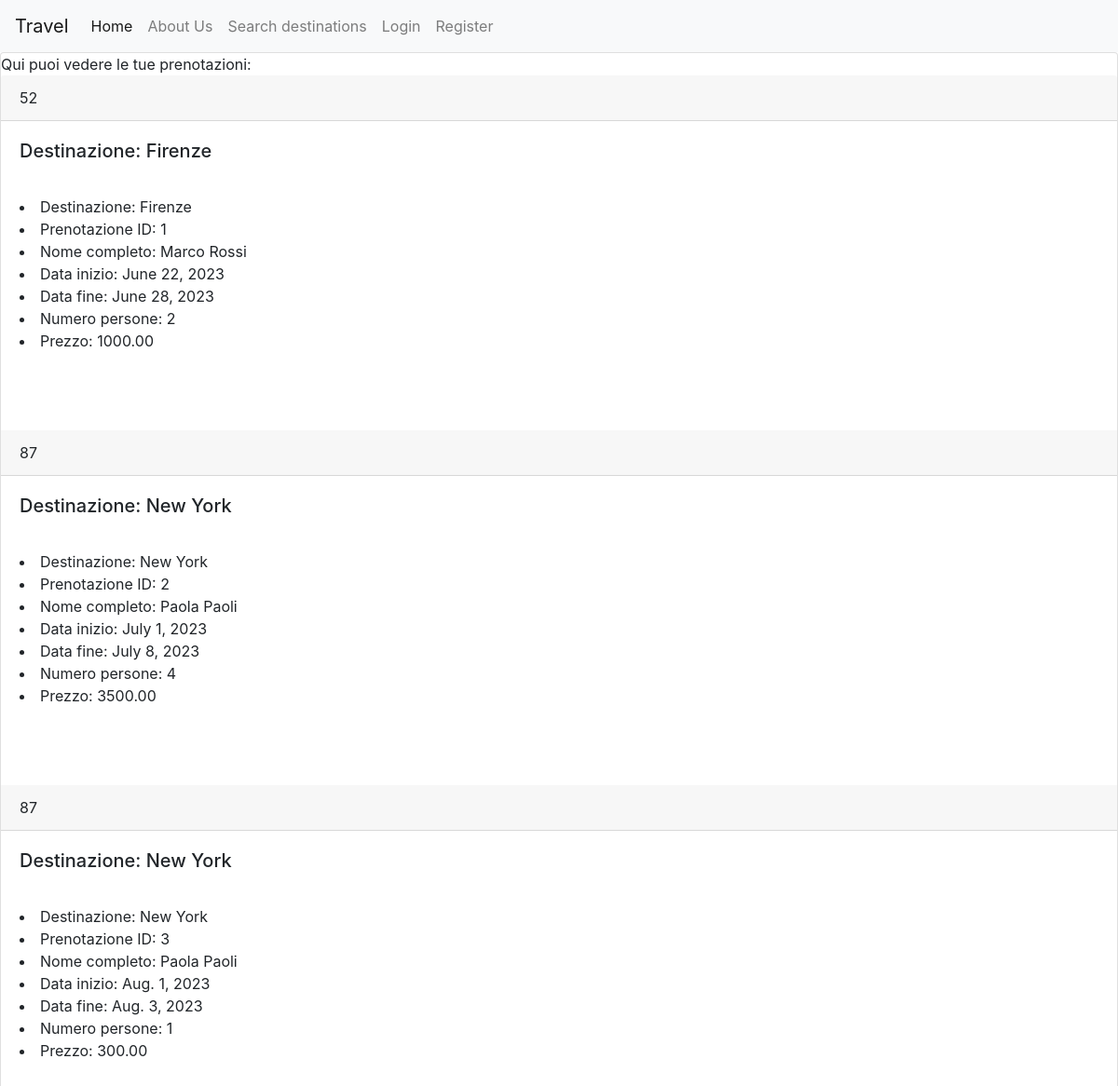
The app's page /prenotazioni with its own data.
### travel/models.py (models this page shows, shortened)
class Prenotazione(models.Model):
    nome_completo = models.CharField(max_length=100, null=True)
    prenotazione_id = models.PositiveIntegerField(primary_key=True)
    destinazione = models.ForeignKey(Destinazione, on_delete=models.CASCADE)
    data_inizio = models.DateField()
    data_fine = models.DateField()
    numero_persone = models.PositiveIntegerField()
    prezzo = models.DecimalField(max_digits=6, decimal_places=2, null=True)

class Destinazione(models.Model):
    destinazione_id = models.PositiveIntegerField(primary_key=True)
    nome = models.CharField(max_length=100)
    descrizione = models.TextField()
    paese = models.CharField(max_length=100)

### travel/views.py (the view)
# urls.py: path('prenotazioni', views.visualizza_prenotazioni, name='prenotazioni'),
def visualizza_prenotazioni(request):
    prenotazioni = Prenotazione.objects.all()
    return render(request, "travel/prenotazioni.html", {"prenotazioni": prenotazioni})

### template/travel/prenotazioni.html (shortened to what this page needs)
{% extends 'travel/base.html' %}
{% block content %}
<div class="card">
    Qui puoi vedere le tue prenotazioni:
    {% for prenotazione in prenotazioni %}
    <div class="card-header">{{ prenotazione.destinazione_id }}</div>
    <div class="card-body">
        <h5 class="card-title">Destinazione: {{ prenotazione.destinazione.nome }}</h5>
        <br class="card-text">
            <li>Destinazione: {{ prenotazione.destinazione.nome}}</li>
            <li>Prenotazione ID: {{ prenotazione.prenotazione_id}}</li>
            <li>Nome completo: {{ prenotazione.nome_completo }}</li>
            <li>Data inizio: {{ prenotazione.data_inizio}}</li>
            <li>Data fine: {{ prenotazione.data_fine}}</li>
            <li>Numero persone: {{ prenotazione.numero_persone}}</li>
            <li>Prezzo: {{ prenotazione.prezzo}}</li>
            <br><br>
    </div>
    {% endfor %}
</div>
{% endblock %}

### template/travel/base.html (shortened to what this page needs)
<!doctype html>
<html lang="en">
  <head>
    <link rel="stylesheet" href="https://cdn.jsdelivr.net/npm/bootstrap@4.4.1/dist/css/bootstrap.min.css">
  </head>
  <body>
    {% include 'travel/navbar.html' %}
    {% block content %}
    {% endblock %}
  </body>
</html>

### template/travel/navbar.html (shortened to what this page needs)
<nav class="navbar navbar-expand-lg navbar-light bg-light">
  <a class="navbar-brand" href="#">Travel</a>
  <div class="collapse navbar-collapse" id="navbarSupportedContent">
    <ul class="navbar-nav mr-auto">
      <li class="nav-item active">
        <a class="nav-link" href="{% url 'index' %}">Home</a>
      </li>
      <li class="nav-item">
        <a class="nav-link" href="{% url 'about' %}">About Us</a>
      <li class="nav-item">
        <a class="nav-link" href="{% url 'search_destinations' %}">Search destinations</a>
      </li>
      {% if user.is_authenticated %}
      <li class="nav-item">
        <a class="nav-link" href="{% url 'prenotazioni' %}">My prenotations</a>
      </li>
      <li class="nav-item">
        <a class="nav-link" href="{% url 'add_itinerary' %}">Add Itinerary</a>
      </li>
      <li class="nav-item">
        <a class="nav-link" href="{% url 'logout' %}">Logout</a>
      </li>
      {% else %}
      <li class="nav-item">
        <a class="nav-link" href="{% url 'login' %}">Login</a>
      </li>
      <li class="nav-item">
        <a class="nav-link" href="{% url 'register' %}">Register</a>
      {% endif %}
    </ul>
  </div>
</nav>

### records on screen
Prenotazione: destinazione_id "52", destinazione.nome "Firenze", prenotazione_id "1", nome_completo "Marco Rossi", data_inizio "June 22, 2023", data_fine "June 28, 2023", numero_persone "2", prezzo "1000.00"
Prenotazione: destinazione_id "87", destinazione.nome "New York", prenotazione_id "2", nome_completo "Paola Paoli", data_inizio "July 1, 2023", data_fine "July 8, 2023", numero_persone "4", prezzo "3500.00"
Prenotazione: destinazione_id "87", destinazione.nome "New York", prenotazione_id "3", nome_completo "Paola Paoli", data_inizio "Aug. 1, 2023", data_fine "Aug. 3, 2023", numero_persone "1", prezzo "300.00"
